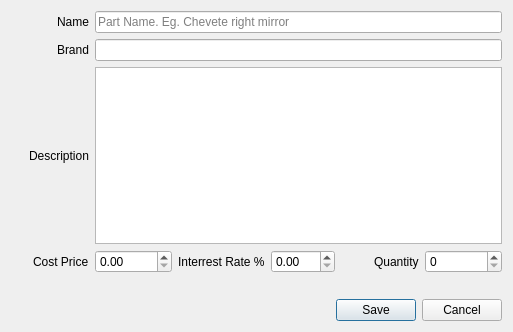
<?xml version="1.0" encoding="UTF-8"?>
<ui version="4.0">
 <class>Stock_Add_Part</class>
 <widget class="QDialog" name="Stock_Add_Part">
  <property name="geometry">
   <rect>
    <x>0</x>
    <y>0</y>
    <width>513</width>
    <height>332</height>
   </rect>
  </property>
  <property name="windowTitle">
   <string>Registering Part</string>
  </property>
  <property name="windowIcon">
   <iconset resource="images/images.qrc">
    <normaloff>:/emoticons/service.png</normaloff>:/emoticons/service.png</iconset>
  </property>
  <layout class="QGridLayout" name="gridLayout">
   <item row="3" column="3">
    <widget class="QDoubleSpinBox" name="double_Spin_Interest_Rate">
     <property name="sizePolicy">
      <sizepolicy hsizetype="Fixed" vsizetype="Fixed">
       <horstretch>0</horstretch>
       <verstretch>0</verstretch>
      </sizepolicy>
     </property>
     <property name="maximum">
      <double>999.990000000000009</double>
     </property>
     <property name="singleStep">
      <double>1.000000000000000</double>
     </property>
    </widget>
   </item>
   <item row="3" column="4" alignment="Qt::AlignRight">
    <widget class="QLabel" name="lbl_Quantity">
     <property name="text">
      <string>Quantity</string>
     </property>
    </widget>
   </item>
   <item row="5" column="3" colspan="3">
    <widget class="QDialogButtonBox" name="buttonBox">
     <property name="focusPolicy">
      <enum>Qt::StrongFocus</enum>
     </property>
     <property name="standardButtons">
      <set>QDialogButtonBox::Cancel|QDialogButtonBox::Save</set>
     </property>
    </widget>
   </item>
   <item row="0" column="0" alignment="Qt::AlignRight">
    <widget class="QLabel" name="lbl_Part_Name">
     <property name="text">
      <string>Name</string>
     </property>
    </widget>
   </item>
   <item row="0" column="1" colspan="5">
    <widget class="QLineEdit" name="line_Name">
     <property name="text">
      <string/>
     </property>
     <property name="maxLength">
      <number>50</number>
     </property>
     <property name="placeholderText">
      <string>Part Name. Eg. Chevete right mirror</string>
     </property>
    </widget>
   </item>
   <item row="2" column="0" alignment="Qt::AlignRight">
    <widget class="QLabel" name="lbl_Description">
     <property name="text">
      <string>Description</string>
     </property>
    </widget>
   </item>
   <item row="3" column="5">
    <widget class="QSpinBox" name="spin_Quantity">
     <property name="maximum">
      <number>99999</number>
     </property>
    </widget>
   </item>
   <item row="4" column="0" rowspan="2">
    <widget class="QLabel" name="lbl_Emoticon">
     <property name="text">
      <string/>
     </property>
    </widget>
   </item>
   <item row="4" column="1" colspan="5">
    <widget class="QLabel" name="lbl_Feedback">
     <property name="text">
      <string/>
     </property>
     <property name="alignment">
      <set>Qt::AlignRight|Qt::AlignTrailing|Qt::AlignVCenter</set>
     </property>
    </widget>
   </item>
   <item row="2" column="1" colspan="5">
    <widget class="QPlainTextEdit" name="txt_Part_Description">
     <property name="tabChangesFocus">
      <bool>true</bool>
     </property>
     <property name="plainText">
      <string/>
     </property>
     <property name="placeholderText">
      <string>Full Description. Max 250 chars</string>
     </property>
    </widget>
   </item>
   <item row="3" column="0" alignment="Qt::AlignRight">
    <widget class="QLabel" name="lbl_Cost">
     <property name="text">
      <string>Cost Price</string>
     </property>
    </widget>
   </item>
   <item row="3" column="1">
    <widget class="QDoubleSpinBox" name="double_Spin_Cost">
     <property name="maximum">
      <double>999.990000000000009</double>
     </property>
     <property name="singleStep">
      <double>1.000000000000000</double>
     </property>
    </widget>
   </item>
   <item row="3" column="2" alignment="Qt::AlignRight">
    <widget class="QLabel" name="lbl_Sel_Price">
     <property name="text">
      <string>Interrest Rate %</string>
     </property>
    </widget>
   </item>
   <item row="1" column="1" colspan="5">
    <widget class="QLineEdit" name="line_Brand"/>
   </item>
   <item row="1" column="0" alignment="Qt::AlignRight">
    <widget class="QLabel" name="lbl_Brand">
     <property name="text">
      <string>Brand</string>
     </property>
    </widget>
   </item>
  </layout>
 </widget>
 <tabstops>
  <tabstop>line_Name</tabstop>
  <tabstop>line_Brand</tabstop>
  <tabstop>txt_Part_Description</tabstop>
  <tabstop>double_Spin_Cost</tabstop>
  <tabstop>double_Spin_Interest_Rate</tabstop>
  <tabstop>spin_Quantity</tabstop>
  <tabstop>buttonBox</tabstop>
 </tabstops>
 <resources>
  <include location="images/images.qrc"/>
 </resources>
 <connections/>
</ui>
